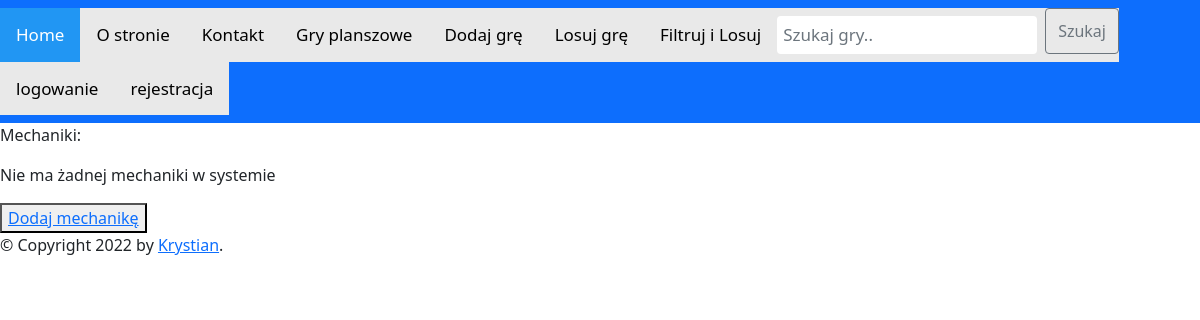
Page /mechanics/ on the earlier database version.
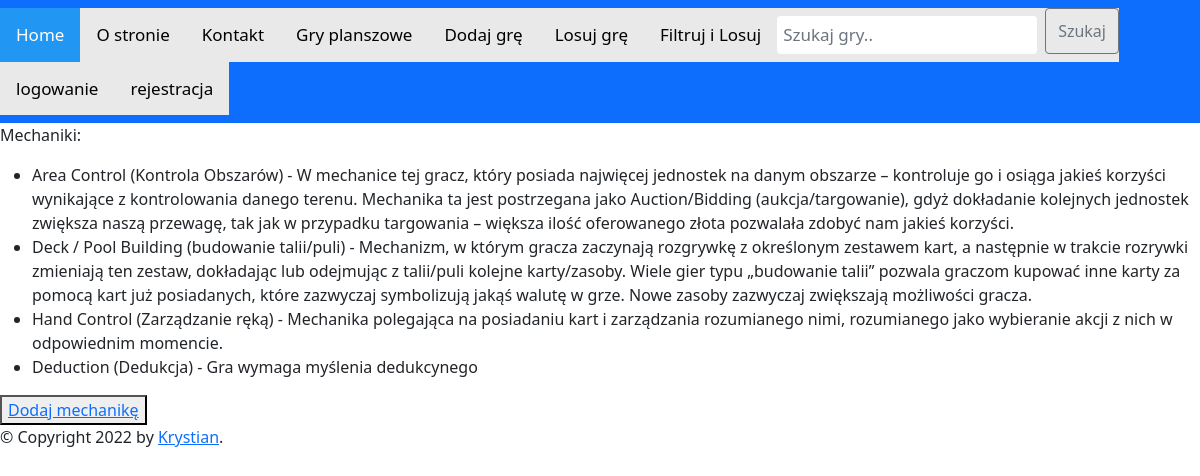
Same page on the later database version.
### BoardGameSiteApp/models.py (models this page shows, shortened)
class Mechanic(models.Model):
    name = models.CharField(max_length=64)
    name_pl = models.CharField(max_length=64)
    description = models.TextField(null=True)

### BoardGameSiteApp/views.py (the view)
# urls.py: path('mechanics/', views.MechanicListView.as_view(), name="mechanics"),
class MechanicListView(View):
    def get(self, request):
        if Mechanic.objects.all().exists():
            mechanics = Mechanic.objects.all()
            ctx = {'mechanics': mechanics}
        else:
            ctx = {'error_msg': "Nie ma żadnej mechaniki w systemie"}
        return render(request, "mechanics.html", ctx)

### BoardGameSiteApp/templates/mechanics.html
{% extends "main.html" %}
{% block section %}
<p>Mechaniki:</p>
{% if error_msg%}
    <p>{{error_msg}}</p>
{% else %}
    <ul>
        {% for mechanic in mechanics %}
            <li>{{mechanic.name}} ({{mechanic.name_pl}}) - {{mechanic.description}}</li>
        {% endfor %}
    </ul>
{% endif %}
<button><a href="{% url 'add-mechanic' %}">Dodaj mechanikę </a></button>
{% endblock %}

### BoardGameSiteApp/templates/main.html (shortened to what this page needs)
<!DOCTYPE html>
<html lang="en">
  <head>
    {% block head %}
      {% block style %}
      {% load static %}
      <link href="/static/bootstrap-5.1.3-dist/css/bootstrap.min.css" rel="stylesheet">
      <link href="/static/styles.css" rel="stylesheet">
      {% endblock%}
    {% endblock %}
  </head>
<body>
    <header>
          <nav class="navbar navbar-dark bg-primary">
            <div class="topnav">
                <div>
                    <a class="active" href="{% url 'index' %}">Home</a>
                    <a href="{% url 'about' %}">O stronie</a>
                    <a href="{% url 'contact' %}">Kontakt</a>
                    <a href="{% url 'search' %}">Gry planszowe</a>
                    <a href="{% url 'add-game'%}">Dodaj grę</a>
                    <a href="{% url 'random-game' %}">Losuj grę</a>
                    <a href="{% url 'random-game-but' %}">Filtruj i Losuj</a>
                    <form class="d-flex" action="{% url 'search' %}" method=POST>
                        <input class="form-control me-2" type="text" name="init_name" placeholder="Szukaj gry..">
                        <button class="btn btn-outline-secondary" type="submit">Szukaj</button>
                    </form>
                </div>
             </div>
            <div class="topnav">
                {% if logged_user %}
                <div>
                    <a>{{logged_user.username}}</a>
                    <a href="{% url 'logout' %}">Wyloguj</a>
                </div>
                {% else %}
                    <a href="{% url 'login' %}">logowanie</a>
                    <a href="{% url 'sign-up' %}">rejestracja</a>
                {% endif %}
            </div>
          </nav>
    </header>
    {% block section %}
    {% endblock %}
    <div id="footer">
      <footer>
        <p>© Copyright 2022 by <a href="mailto:wierzbickikrystian@gmail.com">Krystian</a>.</p>
      </footer>
    </div>
</body>
</html>

### static/styles.css (style rules this page uses)
.topnav { overflow: hidden; background-color: #e9e9e9; text-align: center; }
.topnav a { float: left; display: block; color: black; text-align: center; padding: 14px 16px; text-decoration: none; font-size: 17px; }
.topnav a.active { background-color: #2196F3; color: white; }
.topnav input[type=text] { float: right; padding: 6px; border: none; margin-top: 8px; margin-right: 16px; font-size: 17px; }

Differences in the rows shown:
added Mechanic: name "Area Control", name_pl "Kontrola Obszarów", description "W mechanice tej gracz, który posiada najwięcej jednostek na danym obszarze – kontroluje go i osiąga jakieś korzyści wynikające z kontrolowania danego terenu. Mechanika ta jest postrzegana jako Auction/Bidding (aukcja/targowanie), gdyż dokładanie kolejnych jednostek zwiększa naszą przewagę, tak jak w przypadku targowania – większa ilość oferowanego złota pozwalała zdobyć nam jakieś korzyści."
added Mechanic: name "Deck / Pool Building", name_pl "budowanie talii/puli", description "Mechanizm, w którym gracza zaczynają rozgrywkę z określonym zestawem kart, a następnie w trakcie rozrywki zmieniają ten zestaw, dokładając lub odejmując z talii/puli kolejne karty/zasoby. Wiele gier typu „budowanie talii” pozwala graczom kupować inne karty za pomocą kart już posiadanych, które zazwyczaj symbolizują jakąś walutę w grze. Nowe zasoby zazwyczaj zwiększają możliwości gracza."
added Mechanic: name "Hand Control", name_pl "Zarządzanie ręką", description "Mechanika polegająca na posiadaniu kart i zarządzania rozumianego nimi, rozumianego jako wybieranie akcji z nich w odpowiednim momencie."
added Mechanic: name "Deduction", name_pl "Dedukcja", description "Gra wymaga myślenia dedukcynego"
Other differences:
{{ error_msg }}: "Nie ma żadnej mechaniki w systemie" → (not shown)
